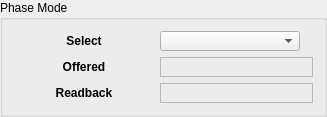
     <widget class="QGroupBox" name="groupBox">
      <property name="title">
       <string>Phase Mode</string>
      </property>
      <layout class="QGridLayout" name="gridLayout_2">
       <item row="0" column="0">
        <layout class="QVBoxLayout" name="verticalLayout_3">
         <item>
          <widget class="QLabel" name="label">
           <property name="minimumSize">
            <size>
             <width>140</width>
             <height>20</height>
            </size>
           </property>
           <property name="maximumSize">
            <size>
             <width>16777215</width>
             <height>20</height>
            </size>
           </property>
           <property name="font">
            <font>
             <weight>75</weight>
             <bold>true</bold>
            </font>
           </property>
           <property name="text">
            <string>Select</string>
           </property>
           <property name="alignment">
            <set>Qt::AlignCenter</set>
           </property>
           <property name="buddy">
            <cstring>qcacomboboxplugin</cstring>
           </property>
          </widget>
         </item>
         <item>
          <widget class="QLabel" name="label_2">
           <property name="minimumSize">
            <size>
             <width>140</width>
             <height>20</height>
            </size>
           </property>
           <property name="maximumSize">
            <size>
             <width>16777215</width>
             <height>20</height>
            </size>
           </property>
           <property name="font">
            <font>
             <weight>75</weight>
             <bold>true</bold>
            </font>
           </property>
           <property name="text">
            <string>Offered</string>
           </property>
           <property name="alignment">
            <set>Qt::AlignCenter</set>
           </property>
          </widget>
         </item>
         <item>
          <widget class="QLabel" name="label_3">
           <property name="minimumSize">
            <size>
             <width>140</width>
             <height>20</height>
            </size>
           </property>
           <property name="maximumSize">
            <size>
             <width>16777215</width>
             <height>20</height>
            </size>
           </property>
           <property name="font">
            <font>
             <weight>75</weight>
             <bold>true</bold>
            </font>
           </property>
           <property name="text">
            <string>Readback</string>
           </property>
           <property name="alignment">
            <set>Qt::AlignCenter</set>
           </property>
          </widget>
         </item>
        </layout>
       </item>
       <item row="0" column="1">
        <layout class="QVBoxLayout" name="verticalLayout">
         <item>
          <layout class="QGridLayout" name="gridLayout_14">
           <item row="0" column="0">
            <widget class="QCaComboBoxPlugin" name="qcacomboboxplugin">
             <property name="minimumSize">
              <size>
               <width>140</width>
               <height>20</height>
              </size>
             </property>
             <property name="maximumSize">
              <size>
               <width>16777215</width>
               <height>20</height>
              </size>
             </property>
             <property name="variable" stdset="0">
              <string>SR14ID01:BL_PHASE_MODE_REQUEST</string>
             </property>
             <property name="subscribe" stdset="0">
              <bool>true</bool>
             </property>
            </widget>
           </item>
           <item row="0" column="1">
            <widget class="QLabel" name="label_25">
             <property name="text">
              <string/>
             </property>
            </widget>
           </item>
          </layout>
         </item>
         <item>
          <widget class="QCaLabelPlugin" name="qcalabelplugin">
           <property name="minimumSize">
            <size>
             <width>140</width>
             <height>20</height>
            </size>
           </property>
           <property name="maximumSize">
            <size>
             <width>16777215</width>
             <height>20</height>
            </size>
           </property>
           <property name="autoFillBackground">
            <bool>false</bool>
           </property>
           <property name="frameShape">
            <enum>QFrame::StyledPanel</enum>
           </property>
           <property name="frameShadow">
            <enum>QFrame::Sunken</enum>
           </property>
           <property name="alignment">
            <set>Qt::AlignCenter</set>
           </property>
           <property name="variable" stdset="0">
            <string>SR14ID01MCS01:SUGM_MBB_STATUS</string>
           </property>
           <property name="precision" stdset="0">
            <UInt>3</UInt>
           </property>
          </widget>
         </item>
         <item>
          <widget class="QCaLabelPlugin" name="qcalabelplugin_2">
           <property name="minimumSize">
            <size>
             <width>140</width>
             <height>20</height>
            </size>
           </property>
           <property name="maximumSize">
            <size>
             <width>16777215</width>
             <height>20</height>
            </size>
           </property>
           <property name="frameShape">
            <enum>QFrame::StyledPanel</enum>
           </property>
           <property name="frameShadow">
            <enum>QFrame::Sunken</enum>
           </property>
           <property name="alignment">
            <set>Qt::AlignCenter</set>
           </property>
           <property name="variable" stdset="0">
            <string>SR14ID01MCS01:SUGM_MBB_STATUS</string>
           </property>
           <property name="precision" stdset="0">
            <UInt>3</UInt>
           </property>
          </widget>
         </item>
        </layout>
       </item>
      </layout>
     </widget>
